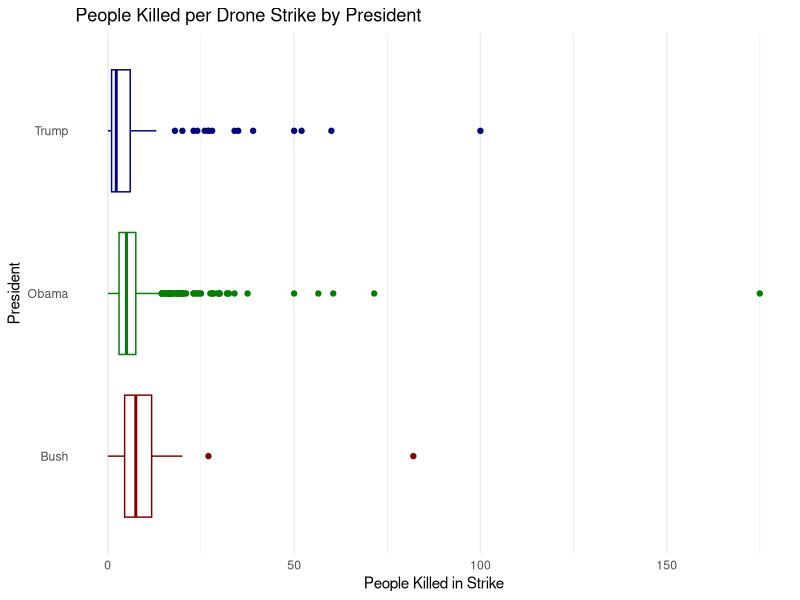

This figure's R source:
rm(list = ls())
library(tidyverse)

strike_data <- read_csv("data/processed/strike-data-geocode.csv")

# Average deadliness by president ----
president_death_anova <- aov(log(avg_ppl_killed + 1) ~ president,
                             data = strike_data)
summary(president_death_anova)
posthoc <- TukeyHSD(president_death_anova)

posthoc$president %>%
  as_tibble() %>%
  mutate(comparison = posthoc$president %>% rownames(), .before = diff) %>%
  rename(p_adj = `p adj`) %>%
  mutate_at(vars(diff:upr),
            function(column) {
              exp(column)
            })

strike_data %>%
  group_by(president) %>%
  summarise(avg_death = mean(avg_ppl_killed),
            med_death = median(avg_ppl_killed))

ggplot(strike_data, aes(x = avg_ppl_killed, y = president, color = president)) +
  geom_boxplot() +
  scale_color_manual(values = rgb(c(0.5, 0, 0), c(0, 0.5, 0), c(0, 0, 0.5))) +
  labs(title = 'People Killed per Drone Strike by President',
       x = 'People Killed in Strike', y = 'President') +
  theme_minimal() +
  theme(panel.grid.major.y = element_blank(),
        legend.position = 'none')
